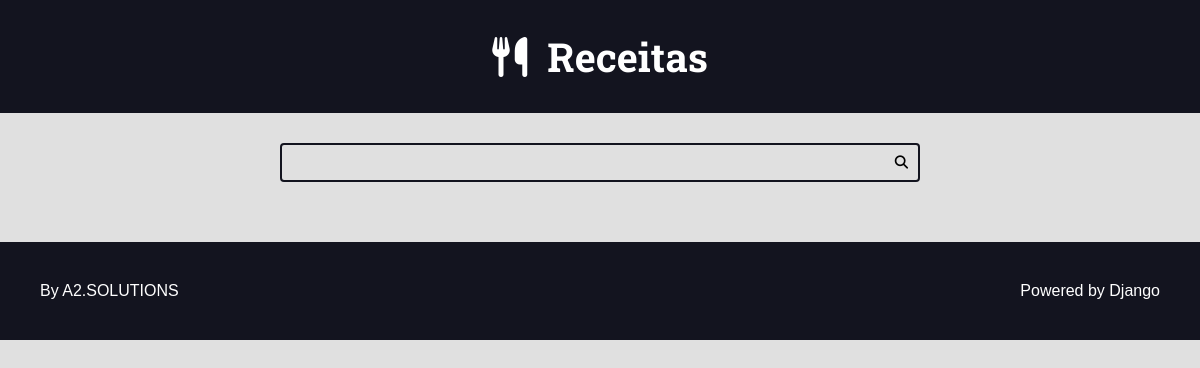
The app's page /recipes/category2/, older data.
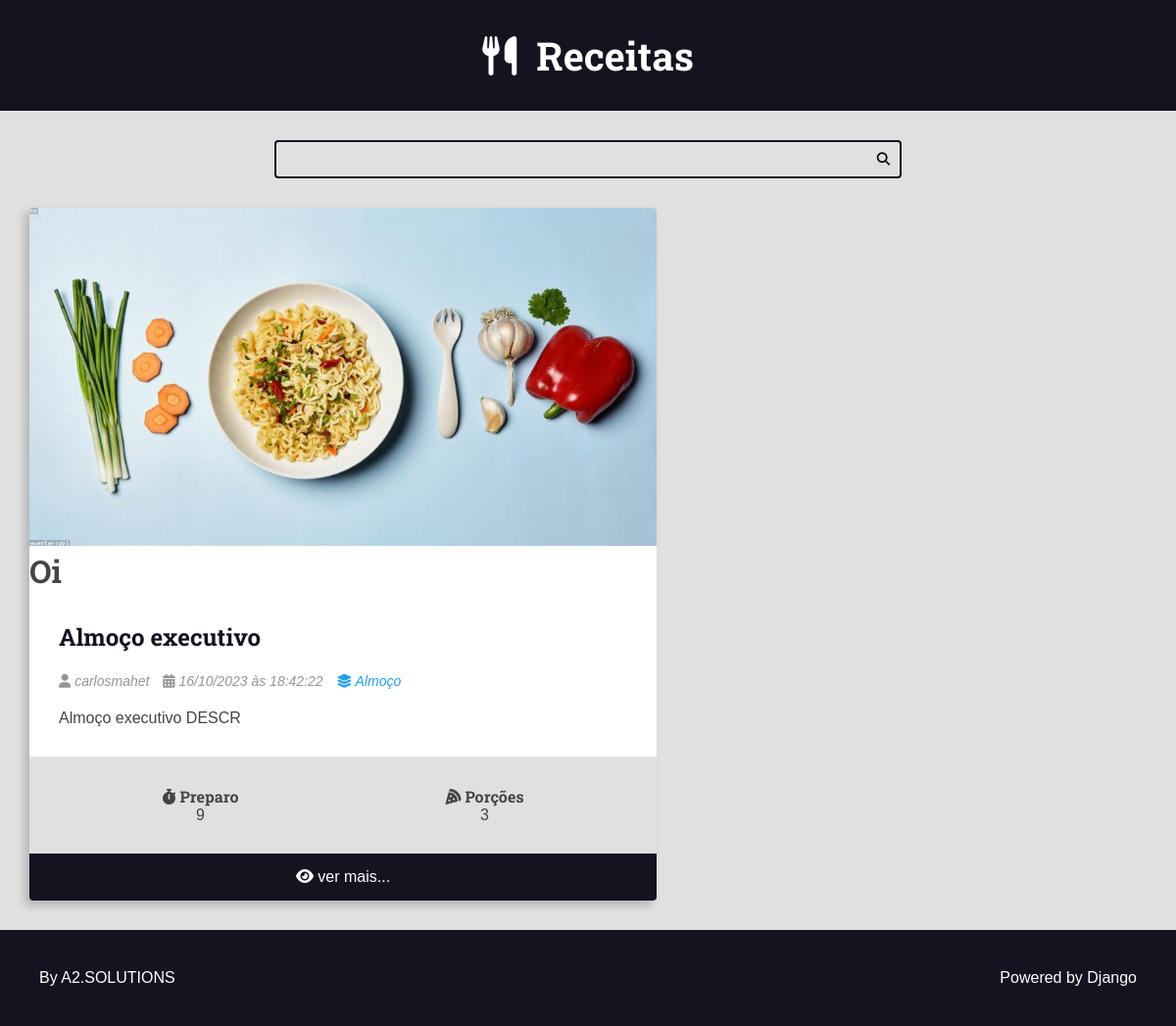
The same page, newer data.
### recipes/models.py (models this page shows, shortened)
class Recipe(models.Model):
    title = models.CharField(max_length=65)
    description = models.CharField(max_length=165)
    slug = models.SlugField()
    preparation_time = models.IntegerField()
    preparation_time_unit = models.CharField(max_length=65)
    servings = models.IntegerField()
    servings_unit = models.CharField(max_length=65)
    preparation_steps = models.TextField()
    preparation_steps_is_html = models.BooleanField(default=False)
    created_at = models.DateTimeField(auto_now_add=True)
    updated_at = models.DateTimeField(auto_now=True)
    is_published = models.BooleanField(default=False)
    cover = models.ImageField(upload_to='recipes/covers/%Y/%m/%d/', blank=True, default='')
    category = models.ForeignKey(
        Category, on_delete=models.SET_NULL, null=True
        )
    author = models.ForeignKey(
        User, on_delete=models.SET_NULL, null=True
        )

class Category(models.Model):
    name = models.CharField(max_length=65)

### recipes/views.py (the view)
# urls.py: path('recipes/category<int:category_id>/', views.category, name="category"),
def category(request, category_id):
    recipes = Recipe.objects.filter(
        category__id=category_id
        ).order_by('-id')
    return render(request, 'recipes/pages/home.html', context={
        'recipes': recipes,
    })

### recipes/templates/recipes/pages/home.html (shortened to what this page needs)
{% extends 'global/base.html' %}
{% block content %}
<div class="main-content main-content-list container">
    {% for recipe in recipes %}
    {% include 'recipes/partials/recipe.html' %}
    {% endfor %}
</div>
{% endblock content %}

### recipes/templates/recipes/partials/recipe.html (shortened to what this page needs)
<div class="recipe recipe-list-item">
    {% if recipe.cover %}
        <div class="recipe-cover">
            <a href="{% url 'recipes:recipe' recipe.id %}">
                <img src="{{ recipe.cover.url }}" alt="Temporário">
            </a>
        </div>
    {% endif %}
    <h1>Oi</h1>
    <div class="recipe-title-container">
        <h2 class="recipe-title">
            <a href="{% url 'recipes:recipe' recipe.id %}">
                {{ recipe.title }}
            </a>
        </h2>
    </div>
    <div class="recipe-author">
        <span class="recipe-author-item">
            <i class="fas fa-user"></i>
            {% if recipe.author.first_name %}
                {{ recipe.author.first_name }} {{ recipe.author.last_name }}
            {% else %}
                {{ recipe.author.username }}
            {% endif %}
        </span>
        <span class="recipe-author-item">
            <i class="fas fa-calendar-alt"></i>
            {{ recipe.created_at|date:"d/m/Y" }} às {{ recipe.created_at|date:"H:i:s" }}
        </span>
        <span class="recipe-author-item">
            <a href="{% url 'recipes:category' recipe.category.id %}">
                <i class="fas fa-layer-group"></i>
                <span>{{ recipe.category.name }}</span>
            </a>
        </span>
    </div>
    <div class="recipe-content">
        <p>{{ recipe.description }}</p>
    </div>
    <div class="recipe-meta-container">
        <div class="recipe-meta recipe-preparation">
            <h3 class="recipe-meta-title"><i class="fas fa-stopwatch"></i> Preparo</h3>
            <div class="recipe-meta-text">
                {{ recipe.preparation_time }} {{ recipe.preparation_time_units }}
            </div>
        </div>
        <div class="recipe-meta recipe-servings">
            <h3 class="recipe-meta-title"><i class="fas fa-pizza-slice"></i> Porções</h3>
            <div class="recipe-meta-text">
                {{ recipe.servings }} {{ recipe.servings_units }}
            </div>
        </div>
    </div>
    {% if is_detail_page is not True %}
        <footer class="recipe-footer">
            <a class="recipe-read-more button button-dark button-full-width" href="{% url 'recipes:recipe' recipe.id %}">
                <i class="fas fa-eye"></i>
                <span>ver mais...</span>
            </a>
        </footer>
    {% endif %}
</div>

Row changes from the older to the newer data that the page shows:
added Recipe: cover (picture), title "Almoço executivo", author.username "carlosmahet", created_at "16/10/2023", created_at "18:42:22", category.name "Almoço", description "Almoço executivo DESCR", preparation_time "9", servings "3"
